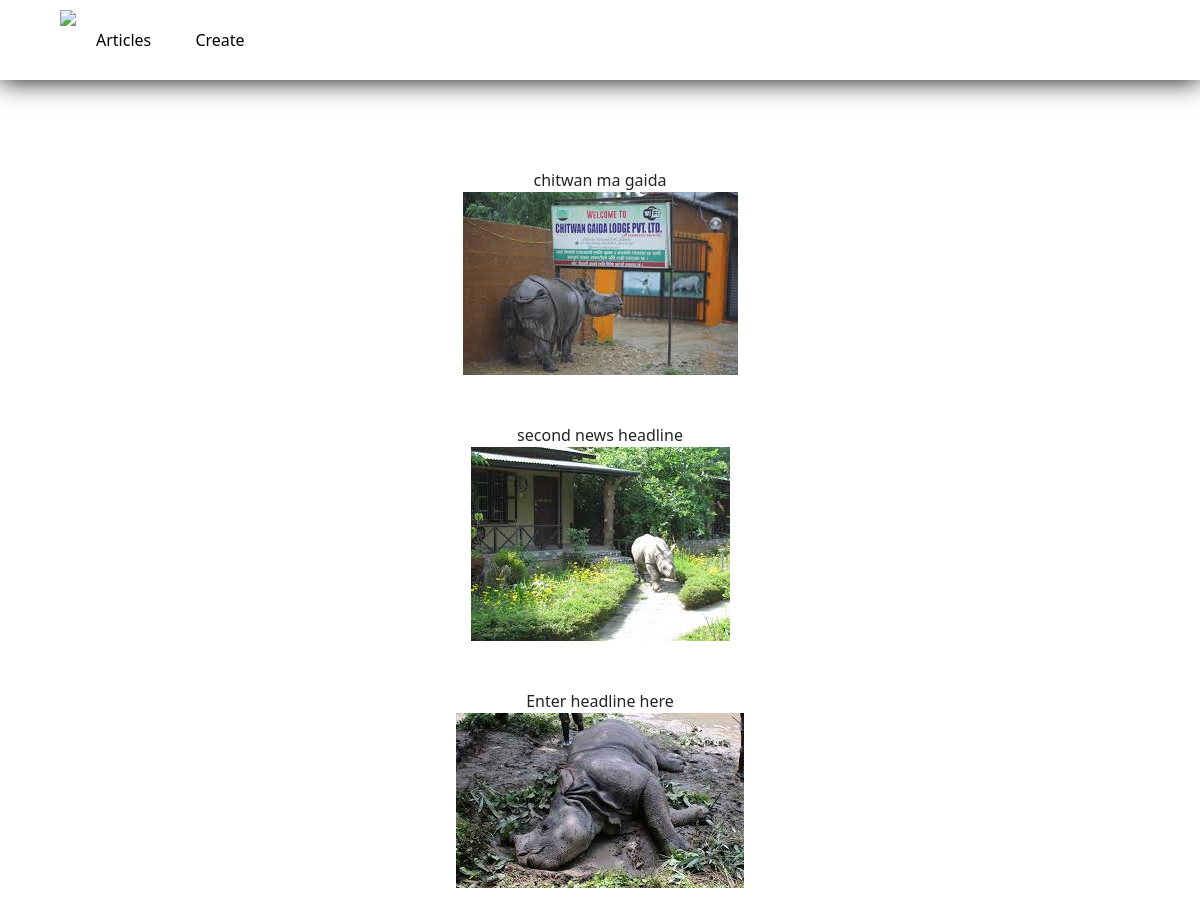
Before: / with the older database file.
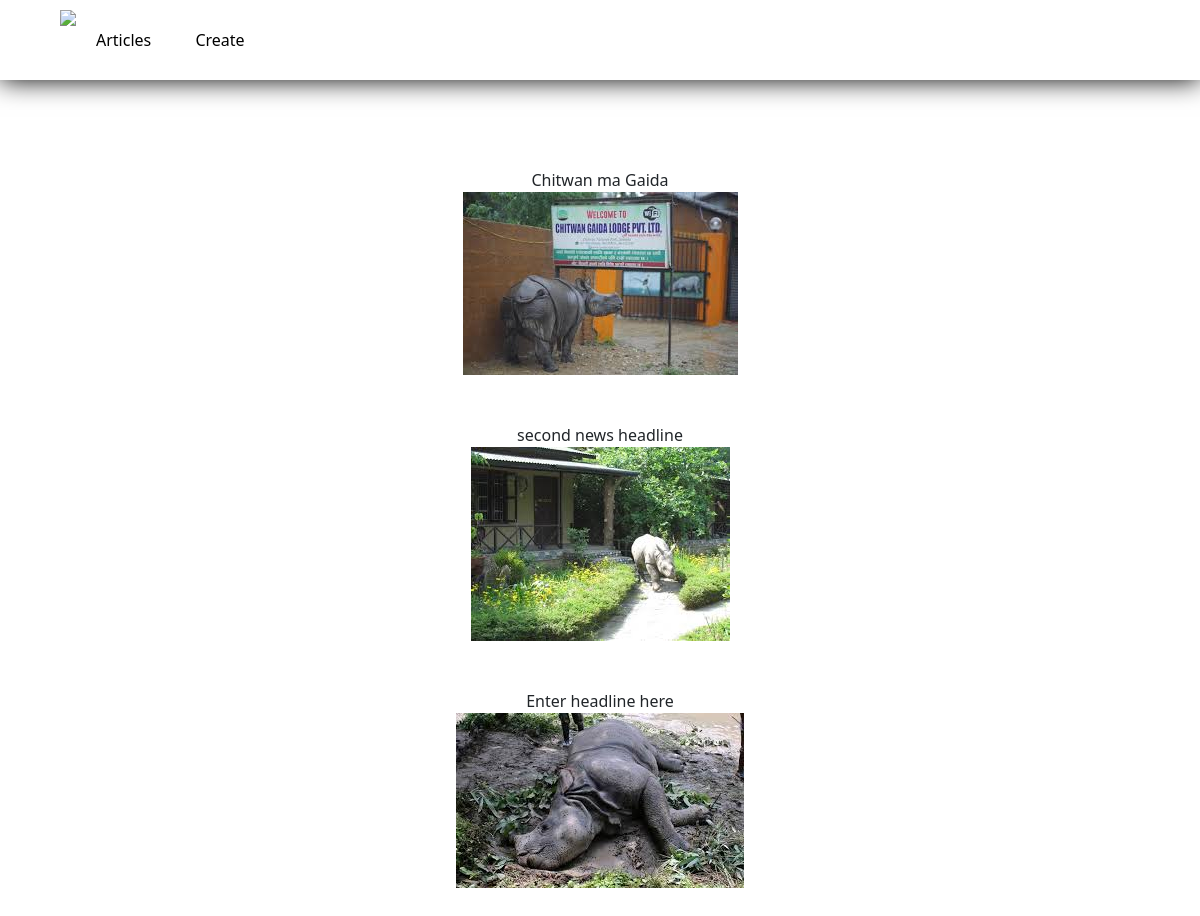
After: the same page with the newer database file.
### articles/models.py (models this page shows, shortened)
class article(models.Model):
    headline = models.CharField(max_length=200, default='Enter headline here')
    byline = models.CharField(max_length=100, default='write author name here')
    image = models.ImageField(max_length = 254)
    introduction = models.TextField(max_length=1500, default='write intro here')
    body = models.TextField(max_length=1500, default='this is the body of your article')
    conclusion = models.TextField(max_length=1500, default='conclude your article')

### articles/views.py (the view)
# urls.py: path("", article_list, name="article_list"),
def article_list(request):
    articles = article.objects.all()
    context = {
        "articles" : articles
    }
    return render(request, "articles.html", context)

### templates/articles.html
{% extends "base.html" %}
{% block content %}
<br><br><br><br><br><br>
<center>
    {% for article in articles %}
    <a href="/articles/{{ article.pk }}/">{{ article.headline }}</a><br>
        {% if article.image %}
        <img src="{{ article.image.url }}" alt=""><br>
        {% endif %}
        <br>
    {% endfor %}
</center>
{% endblock content %}

### templates/base.html (shortened to what this page needs)
<!DOCTYPE html>
<html lang="en">
<head>
    <link href="https://cdn.jsdelivr.net/npm/bootstrap@5.2.0-beta1/dist/css/bootstrap.min.css" rel="stylesheet"
>
    <script src="https://cdn.tailwindcss.com"></script>
</head>
<body>
    <header>
        <a href="/"><img src="https://cdn-icons-png.flaticon.com/512/21/21601.png?w=740&t=st=1677735800~exp=1677736400~hmac=5d1ff29d916fa64a0b3ec0e7dea923ab3195e699e44ecfd0d6c84b306ea7e9ad"></a>
        <nav>
          <ul>
            <li>
              <a href="{% url 'article_list' %}">Articles</a>
            </li>
            <li>
              <a href="{% url 'article_create' %}">Create</a>
            </li>
          </ul>
        </nav>
    </header>
    <div class="mx-auto max-w-5xl px-20 py-4">
    {% block content %}
    {% endblock content %}
</body>
</html>

### templates/base.html (style rules this page uses)
header img { height: 60px; margin-left: 60px; }
a { text-decoration: none; }
header { background-color: white; position: fixed; top: 0; left: 0; right: 0; height: 80px; display: flex; align-items: center; box-shadow: 0 0 25px 0 black; }
header * { display: inline; }
header li { margin: 20px; }
header li a { color: black !important; }

Changed rows visible on the page:
changed article: headline "chitwan ma gaida" → "Chitwan ma Gaida"
